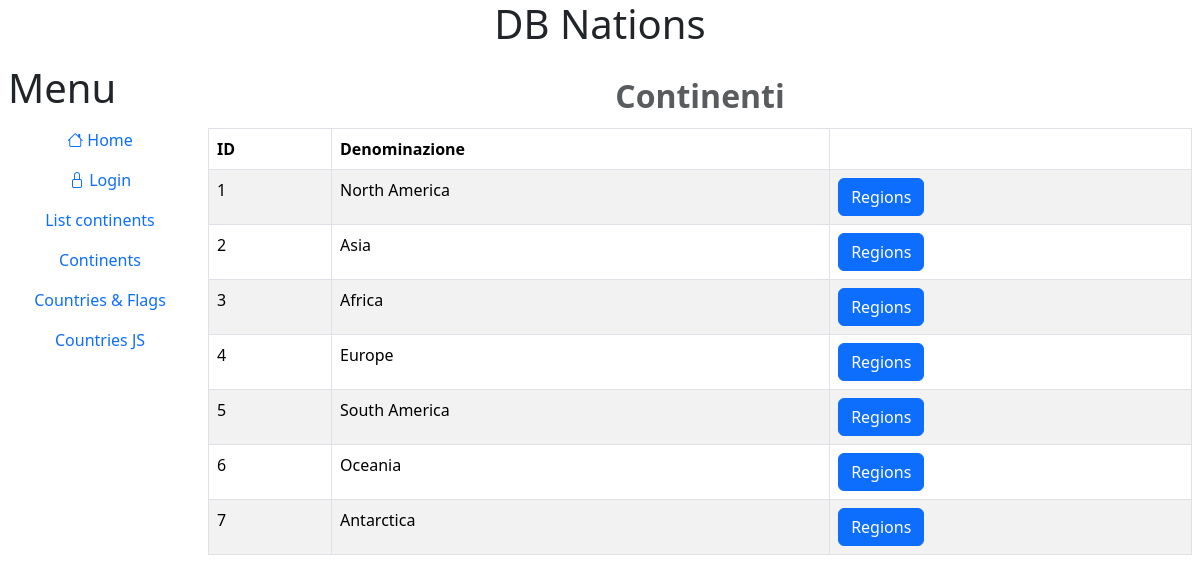
/?option=listContinents, run on the app's committed database.
### tables this page shows
CREATE TABLE `continents` (
  `continent_id` int(11) NOT NULL AUTO_INCREMENT,
  `name` varchar(255) NOT NULL,
  PRIMARY KEY (`continent_id`)
);

### libs/Controller.php (called while the page is built, shortened)
<?php
abstract class Controller {
  function __construct()
  {
    $option=$_REQUEST['option'] ?? "Home";
  }
  function display(){
    include ("template/template.php");
  }
}

### components/listContinents/ControllerListContinents.php (called while the page is built, shortened)
<?php
class ControllerListContinents extends Controller{
  function display(){
    $this->tpl['list'] = $this->model->getListContinents();
    parent::display();
  }
}

### libs/DB.php (called while the page is built, shortened)
<?php
class DB
{
  private static $db = null;
  public static function getDb()
  {
      if (self::$db == null) {
          try {
              self::$db = new PDO("mysql:host=". DB_HOST ."; dbname=". DB_NAME .";charset=utf8", DB_USER, DB_PASSWORD);
              self::$db->setAttribute(PDO::ATTR_ERRMODE, PDO::ERRMODE_EXCEPTION);
              return self::$db;
          } catch (PDOException $e) {
              $err = $e->getMessage() . '<pre>' .$e->getTraceAsString() .'</pre>';
              die("Errore di connessione: " . $err);
          }
      } else {
          return self::$db;
      }
  }
  public static function getQuery($sql, $param = [])
  {
      $db = self::getDb();
      $tab = $db->prepare($sql);
      $tab->execute($param);
      $elenco = [];
      while ($riga = $tab->fetch(PDO::FETCH_OBJ)) {
          $elenco[] = $riga;
      }
      return $elenco;
  }
}

### components/listContinents/ModelListContinents.php (called while the page is built, shortened)
<?php
class ModelListContinents {
  public function getListContinents(){
    return DB::getQuery("
      SELECT *
        FROM continents
    ");
  }
}

### components/listContinents/ViewListContinents.php (the view, shortened to what this page needs)
<?php
foreach ($this->tpl['list'] as $continent){
  $continent->btnRegions = "
    <a class=\"btn btn-primary\"
       href='index.php?option=listContinents&task=listRegions&continent_id={$continent->continent_id}'>
        Regions
    </a>";
}
$t = new HTMLTable;
$t->setTitle("Continenti");
$t->setColumns([
    "continent_id"=>"ID",
    "name"        =>"Denominazione",
    "btnRegions"  =>""
]);
$t->setList($this->tpl['list']);
echo $t;
?>

### index.php (shortened to what this page needs)
<?php
require 'libs/DB.php';
require 'libs/HTMLTable.php';
require 'libs/Controller.php';
$task = $_REQUEST['task'] ?? 'display';
$controllers = [
  "login" => [],
  "home" => [],
  "listContinents"  => [],
  "continents"      => [],
  "countriesFlags"  => [],
];
$controller = new $controller_name;
if (method_exists($controller,$task)) {
  $controller->$task();
} else {
  $controller->display();
}
function grant($option){
  global $controllers;
  if (count($controllers[$option] ?? [])==0){
    return true;
  }
  return in_array($_SESSION['user']['role'] ?? "", $controllers[$option] ??[]);
}

### template/template.php (shortened to what this page needs)
<?php
$logged = !empty($_SESSION['user']);
?>
<!doctype html>
<html lang="it">
  <head>
    <link href="template/bootstrap/css/bootstrap.min.css" rel="stylesheet">
    <link href="template/icons/bootstrap-icons.min.css" rel="stylesheet">
    <link href="template/stile.css" rel="stylesheet">
  </head>
  <body>
    <div class="container-fluid">
      <header>
        <h1 class="text-center">DB Nations</h1>
      </header>
      <main class="row">
        <nav class="col-2  p-2 ">
          <h1>Menu</h1>
          <ul class="nav nav-pills nav-fill flex-column">
            <li class="nav-item">
              <a class="nav-link" href="?">
                <span class="bi-house"></span> Home
              </a>
            </li>
            <li class="nav-item">
              <?php if (!$logged) { ?>
                <a class="nav-link" href="?option=login">
                  <span class="bi-lock"></span> Login
                </a>
              <?php } else { ?>
                <a class="nav-link" href="?option=login&task=logout">Logout</a>
              <?php } ?>
            </li>
            <?php if(grant("listContinents")) { ?><li class="nav-item"><a class="nav-link" href="?option=listContinents">List continents</a></li><?php } ?>
            <li class="nav-item"><a class="nav-link" href="?option=Continents">Continents</a></li>
            <li class="nav-item"><a class="nav-link" href="?option=CountriesFlags">Countries & Flags</a></li>
            <li class="nav-item"><a class="nav-link" href="?option=CountriesFlags&task=CountriesJS">Countries JS</a></li>
          </ul>
        </nav>
        <section class="col-10 p-2">
          <?php
            include("components/{$this->option}/View{$this->view}.php");
          ?>
        </section>
      </main>
    </div>
  </body>
</html>

### libs/HTMLTable.php
<?php
class HTMLTable {
  private $columns = [];
  private $list = [];
  private $title = "";
  public function setTitle($title){
    $this->title = $title;
  }
  public function setColumns($columns){
    $this->columns = $columns;
  }
  public function setList($list){
    $this->list = $list;
  }
  public function __toString(){
    $t = !empty($this->title)
            ? "<caption class=\"caption-top text-center\">{$this->title}</caption>"
            : "";
    $r = "<table class=\"table table-bordered table-striped\">
           {$t}
           <thead>
             <tr>";
    foreach($this->columns as $sqlname=>$name){
      $r .= "<th>{$name}</th>";
    }
    $r.='</tr>
        </thead>
      <tbody>';
    foreach($this->list as $riga){
      $r .= "<tr>";
      foreach($this->columns as $sqlname=>$name){
        $r .= "<td>{$riga->$sqlname}</td>";
      }
      $r .= "</tr>";
    }
    $r.= "</tbody></table>";
    return $r;
  }
}

### template/stile.css (style rules this page uses)
caption { font-weight: bold; font-size: 2rem; }

### data on the page
continents: sqlname "1", sqlname "North America"
continents: sqlname "2", sqlname "Asia"
continents: sqlname "3", sqlname "Africa"
continents: sqlname "4", sqlname "Europe"
continents: sqlname "5", sqlname "South America"
continents: sqlname "6", sqlname "Oceania"
continents: sqlname "7", sqlname "Antarctica"

### other printed values
$this->title "Continenti"
$name "ID"
$name "Denominazione"
